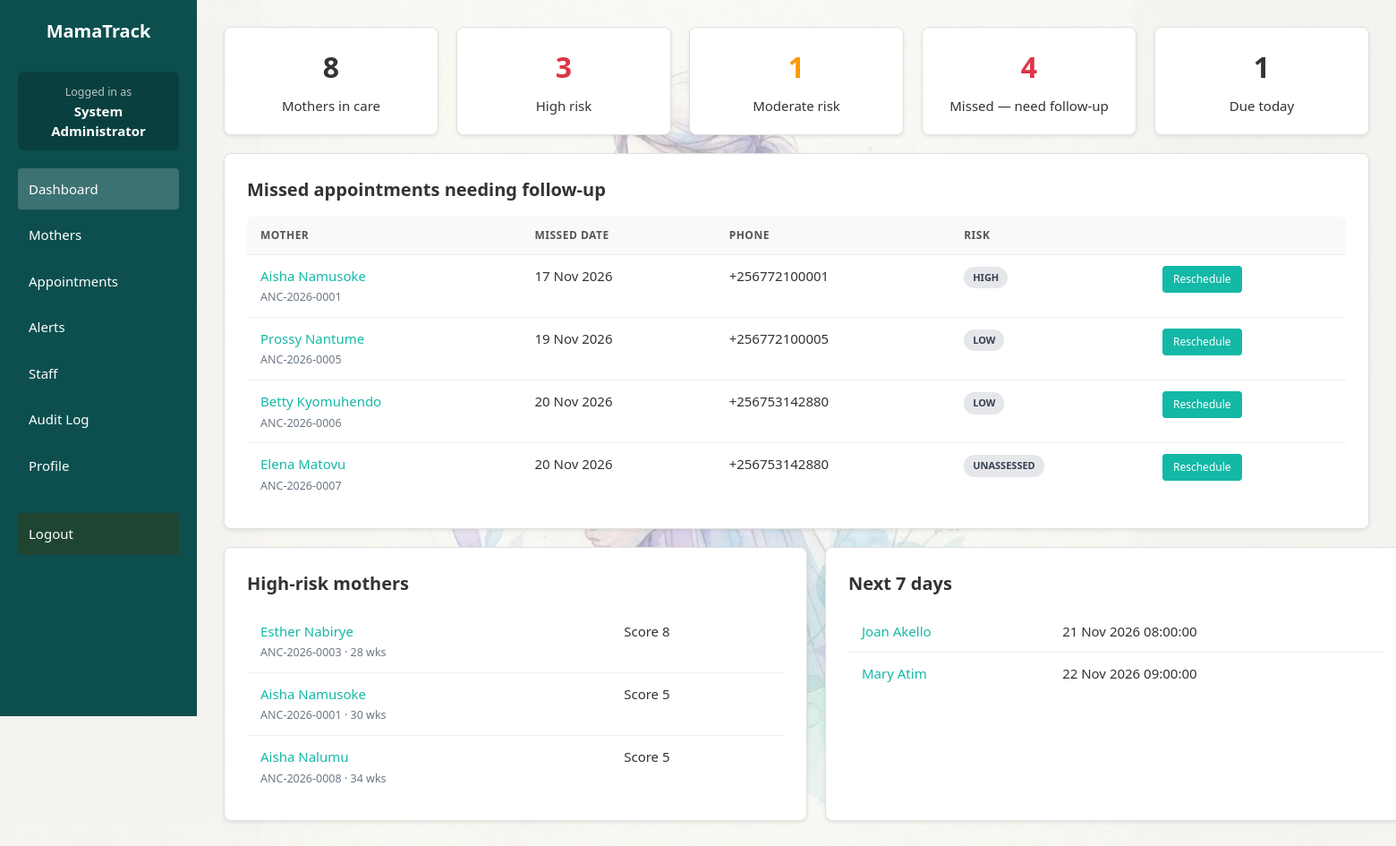
/dashboard.php (signed in), run on the app's committed database.
### tables this page shows
CREATE TABLE `users` (
  `id` int(11) NOT NULL,
  `name` varchar(150) NOT NULL,
  `email` varchar(150) NOT NULL,
  `phone` varchar(30) DEFAULT NULL,
  `role` enum('admin','doctor','nurse') NOT NULL,
  `password_hash` varchar(255) NOT NULL,
  `active` tinyint(1) NOT NULL DEFAULT 1,
  `must_change` tinyint(1) NOT NULL DEFAULT 0,
  `failed_logins` int(11) NOT NULL DEFAULT 0,
  `locked_until` datetime DEFAULT NULL,
  `created_at` datetime NOT NULL
);

CREATE TABLE `appointments` (
  `id` int(11) NOT NULL,
  `patient_id` int(11) NOT NULL,
  `doctor_id` int(11) DEFAULT NULL,
  `appt_date` date NOT NULL,
  `appt_time` time DEFAULT NULL,
  `reason` text DEFAULT NULL,
  `status` enum('scheduled','attended','missed','rescheduled','cancelled') NOT NULL DEFAULT 'scheduled',
  `token` varchar(255) DEFAULT NULL,
  `rescheduled_from` int(11) DEFAULT NULL,
  `missed_at` datetime DEFAULT NULL,
  `reminder_sent` tinyint(1) NOT NULL DEFAULT 0,
  `created_by` int(11) DEFAULT NULL,
  `created_at` datetime NOT NULL
);

CREATE TABLE `patients` (
  `id` int(11) NOT NULL,
  `mrn` varchar(50) DEFAULT NULL,
  `name` varchar(150) NOT NULL,
  `dob` date NOT NULL,
  `phone` varchar(30) DEFAULT NULL,
  `email` varchar(150) DEFAULT NULL,
  `village` varchar(150) DEFAULT NULL,
  `district` varchar(150) DEFAULT NULL,
  `next_of_kin` varchar(150) DEFAULT NULL,
  `nok_phone` varchar(30) DEFAULT NULL,
  `lmp` date NOT NULL,
  `edd` date DEFAULT NULL,
  `gravida` int(11) NOT NULL DEFAULT 1,
  `parity` int(11) NOT NULL DEFAULT 0,
  `hiv_status` varchar(20) NOT NULL DEFAULT 'unknown',
  `history` text DEFAULT NULL,
  `doctor_id` int(11) DEFAULT NULL,
  `risk_level` varchar(20) NOT NULL DEFAULT 'unassessed',
  `risk_score` int(11) NOT NULL DEFAULT 0,
  `created_by` int(11) DEFAULT NULL,
  `created_at` datetime NOT NULL
);

### dashboard.php (the view, shortened to what this page needs)
<?php
require __DIR__ . '/includes/bootstrap.php';
$u = require_login();
$pdo = db();
$mine = $u['role'] === 'doctor';
$pw = $mine ? ' AND p.doctor_id=' . (int)$u['id'] : '';
$q = fn(string $sql) => (int)$pdo->query($sql)->fetchColumn();
$stats = [
    ['Mothers in care', $q("SELECT COUNT(*) FROM patients p WHERE 1=1 $pw"), ''],
    ['High risk', $q("SELECT COUNT(*) FROM patients p WHERE risk_level='high' $pw"), 'bad'],
    ['Moderate risk', $q("SELECT COUNT(*) FROM patients p WHERE risk_level='moderate' $pw"), 'warn'],
    ['Missed — need follow-up', $q("SELECT COUNT(*) FROM appointments a JOIN patients p ON p.id=a.patient_id WHERE a.status='missed' $pw"), 'bad'],
    ['Due today', $q("SELECT COUNT(*) FROM appointments a JOIN patients p ON p.id=a.patient_id WHERE a.status='scheduled' AND a.appt_date='" . today() . "' $pw"), ''],
];
$missed = $pdo->query("SELECT a.*, p.name, p.mrn, p.phone, p.risk_level FROM appointments a JOIN patients p ON p.id=a.patient_id
    WHERE a.status='missed' $pw ORDER BY a.appt_date LIMIT 15")->fetchAll();
$high = $pdo->query("SELECT p.* FROM patients p WHERE risk_level='high' $pw ORDER BY risk_score DESC LIMIT 10")->fetchAll();
$upcoming = $pdo->query("SELECT a.*, p.name, p.mrn FROM appointments a JOIN patients p ON p.id=a.patient_id
    WHERE a.status='scheduled' AND a.appt_date BETWEEN '" . today() . "' AND '" . date('Y-m-d', strtotime('+7 days')) . "' $pw
    ORDER BY a.appt_date, a.appt_time LIMIT 15")->fetchAll();
page_header('Dashboard', 'dash'); ?>
<div class="stats"><?php foreach ($stats as [$l, $v, $c]): ?><div class="stat <?= $c ?>"><div class="n"><?= $v ?></div><div><?= h($l) ?></div></div><?php endforeach; ?></div>
<div class="card"><h2> Missed appointments needing follow-up</h2>
<?php if (!$missed): ?><p class="muted">No missed appointments.</p><?php else: ?>
<div class="tbl"><table><tr><th>Mother</th><th>Missed date</th><th>Phone</th><th>Risk</th><th></th></tr>
<?php foreach ($missed as $a): ?><tr>
  <td><a href="patient.php?id=<?= $a['patient_id'] ?>"><?= h($a['name']) ?></a><br><small><?= h($a['mrn']) ?></small></td>
  <td><?= fdate($a['appt_date']) ?></td><td><?= h(normalize_phone($a['phone'])) ?></td><td><?= risk_badge($a['risk_level']) ?></td>
  <td><a class="btn sm" href="reschedule.php?id=<?= $a['id'] ?>">Reschedule</a></td></tr><?php endforeach; ?></table></div><?php endif; ?></div>
<div class="grid2">
<div class="card"><h2> High-risk mothers</h2>
<?php if (!$high): ?><p class="muted">None flagged.</p><?php else: ?><div class="tbl"><table>
<?php foreach ($high as $p): ?><tr><td><a href="patient.php?id=<?= $p['id'] ?>"><?= h($p['name']) ?></a><br><small><?= h($p['mrn']) ?> · <?= gest_weeks($p['lmp'], today()) ?> wks</small></td><td>Score <?= $p['risk_score'] ?></td></tr><?php endforeach; ?></table></div><?php endif; ?></div>
<div class="card"><h2>Next 7 days</h2>
<?php if (!$upcoming): ?><p class="muted">No appointments scheduled.</p><?php else: ?><div class="tbl"><table>
<?php foreach ($upcoming as $a): ?><tr><td><a href="patient.php?id=<?= $a['patient_id'] ?>"><?= h($a['name']) ?></a></td><td><?= fdate($a['appt_date']) ?> <?= h($a['appt_time']) ?></td></tr><?php endforeach; ?></table></div><?php endif; ?></div>
</div>
<?php page_footer();

### bootstrap.php (shortened to what this page needs)
<?php
function db() {
    static $pdo = null;
    if ($pdo === null) {
        $host = '127.0.0.1';
        $db   = 'mamatrack';
        $user = 'root';
        $pass = '';
        $charset = 'utf8mb4';
        $dsn = "mysql:host=$host;dbname=$db;charset=$charset";
        $options = [
            PDO::ATTR_ERRMODE            => PDO::ERRMODE_EXCEPTION,
            PDO::ATTR_DEFAULT_FETCH_MODE => PDO::FETCH_ASSOC,
            PDO::ATTR_EMULATE_PREPARES   => false,
        ];
        try {
            $pdo = new PDO($dsn, $user, $pass, $options);
        } catch (PDOException $e) {
            die("Database connection failed: " . $e->getMessage());
        }
    }
    return $pdo;
}
function today() { return date('Y-m-d'); }
function h($str) { return htmlspecialchars((string)$str, ENT_QUOTES, 'UTF-8'); }
function fdate($d) { return $d ? date('d M Y', strtotime($d)) : '—'; }
function valid_date($d) { return preg_match('/^\d{4}-\d{2}-\d{2}$/', $d) && strtotime($d) !== false; }
function normalize_phone($p) {
    $p = preg_replace('/[^0-9+]/', '', $p);
    if (strpos($p, '+256') === 0) return $p;
    if (strpos($p, '0') === 0) return '+256' . substr($p, 1);
    return $p;
}
function gest_weeks($lmp, $date) {
    $days = (strtotime($date) - strtotime($lmp)) / 86400;
    return max(0, (int)floor($days / 7));
}
function current_user() {
    static $u = null;
    if ($u === null) {
        $s = db()->prepare('SELECT * FROM users WHERE id=? AND active=1');
        $s->execute([$_SESSION['uid']]);
        $u = $s->fetch();
    }
    return $u;
}
function require_login($force_change = false) {
    $u = current_user();
    return $u;
}
function risk_badge($l) { $c = $l==='high'?'bad':($l==='moderate'?'warn':'ok'); return "<span class='badge r-$c'>$l</span>"; }
function page_header($title, $active = '') {
    $u = current_user();
    ?><!DOCTYPE html><html lang="en"><head><meta charset="UTF-8"><meta name="viewport" content="width=device-width, initial-scale=1.0">
    <link rel="stylesheet" href="assets/style.css">
    </head><body>
    <?php if ($u): ?>
       <div class="sidebar" id="sidebar">
        <h2> MamaTrack</h2>
        <div style="background: rgba(0,0,0,0.2); padding: 10px; border-radius: 6px; margin-bottom: 20px; text-align: center;">
            <small style="color: rgba(255,255,255,0.7);">Logged in as</small><br>
            <b style="color: white;"><?= h($u['name']) ?></b>
        </div>
        <a href="dashboard.php" class="<?= $active==='dash'?'active':'' ?>">Dashboard</a> <a href="patients.php" class="<?= $active==='patients'?'active':'' ?>">Mothers</a>
        <a href="appointments.php" class="<?= $active==='appts'?'active':'' ?>">Appointments</a>
        <a href="notifications.php" class="<?= $active==='notif'?'active':'' ?>">Alerts</a>
        <?php if ($u['role'] === 'admin'): ?><a href="users.php" class="<?= $active==='users'?'active':'' ?>">Staff</a>
        <a href="audit.php" class="<?= $active==='audit'?'active':'' ?>">Audit Log</a><?php endif; ?>
        <a href="profile.php">Profile</a>
        <a href="logout.php" style="margin-top: 30px; background: rgba(35, 68, 45, 0.85);">Logout</a>
    </div>
    <div class="content">
    <?php endif; ?>
<?php
}
function page_footer() {
    if (current_user()) {
        echo '</div>';
    }
    echo '</body></html>';
}

### style.css (style rules this page uses)
:root { --bg:#f4f6f8;--card:#fff;--ink:#1d2733;--mute:#6b7785;--line:#e3e8ee;--brand:#0f766e;--brand2:#0b5a54; --bad:#c0392b;--warn:#b9770e;--ok:#1e8449 }
* { box-sizing:border-box }
body { margin:0;font:15px/1.5 system-ui,-apple-system,Segoe UI,Roboto,sans-serif;background:linear-gradient(rgba(244,246,248,.7),rgba(244,246,248,.7)),url('https://i.pinimg.com/736x/f6/3e/a1/f63ea1126cc6912b124e506825b23bbc.jpg') center/cover no-repeat fixed;color:var(--ink);display:flex;min-height:100vh }
a { color:var(--brand) }
h2 { font-size:1.1rem;margin:0 0 10px }
.card { background:rgba(255,255,255,.92);border:1px solid var(--line);border-radius:12px;padding:18px;margin-bottom:16px;backdrop-filter:blur(2px);box-shadow:0 10px 28px rgba(15,23,42,.08) }
.grid2 { display:grid;grid-template-columns:1fr 1fr;gap:16px }
.stats { display:grid;grid-template-columns:repeat(auto-fit,minmax(150px,1fr));gap:12px;margin-bottom:16px }
.stat { background:rgba(255,255,255,.9);border:1px solid var(--line);border-radius:12px;padding:14px;backdrop-filter:blur(2px) }
.stat .n { font-size:2rem;font-weight:700 }
.stat.bad .n { color:var(--bad) }
.stat.warn .n { color:var(--warn) }
.btn { display:inline-block;background:var(--brand);color:#fff;border:0;border-radius:8px;padding:9px 16px;font:inherit;font-weight:600;cursor:pointer;text-decoration:none }
.btn.sm { padding:5px 10px;font-size:.85rem }
.tbl { overflow-x:auto }
table { width:100%;border-collapse:collapse }
th,td { text-align:left;padding:8px 10px;border-bottom:1px solid var(--line);vertical-align:top }
th { font-size:.78rem;text-transform:uppercase;letter-spacing:.04em;color:var(--mute) }
small { color:var(--mute) }
.badge { display:inline-block;padding:2px 9px;border-radius:99px;font-size:.78rem;font-weight:700;background:#e5e7eb;color:#374151 }

### data on the page
users: name "System Administrator"
appointments: patient.name "Aisha Namusoke", patient.mrn "ANC-2026-0001", appt_date "17 Nov 2026", patient.phone "+256772100001", patient.risk_level "HIGH"
appointments: patient.name "Prossy Nantume", patient.mrn "ANC-2026-0005", appt_date "19 Nov 2026", patient.phone "+256772100005", patient.risk_level "LOW"
appointments: patient.name "Betty Kyomuhendo", patient.mrn "ANC-2026-0006", appt_date "20 Nov 2026", patient.phone "+256753142880", patient.risk_level "LOW"
appointments: patient.name "Elena Matovu", patient.mrn "ANC-2026-0007", appt_date "20 Nov 2026", patient.phone "+256753142880", patient.risk_level "UNASSESSED"
patients: name "Esther Nabirye", mrn "ANC-2026-0003", risk_score "8"
patients: name "Aisha Namusoke", mrn "ANC-2026-0001", risk_score "5"
patients: name "Aisha Nalumu", mrn "ANC-2026-0008", risk_score "5"
appointments: patient.name "Joan Akello", appt_date "21 Nov 2026", appt_time "08:00:00"
appointments: patient.name "Mary Atim", appt_date "22 Nov 2026", appt_time "09:00:00"

### other printed values
$v "8"
$l "Mothers in care"
$v "3"
$l "High risk"
$v "1"
$l "Moderate risk"
$v "4"
$l "Missed — need follow-up"
$l "Due today"
